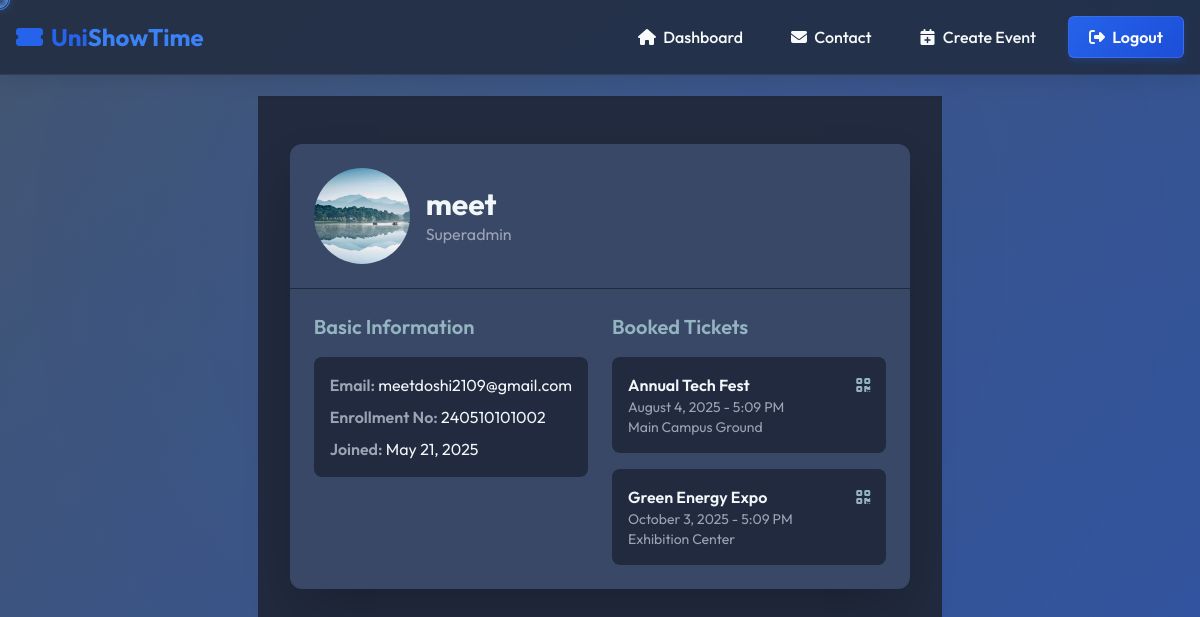
/user/2/details/ (signed in), run on the app's committed database.
### mainapp/models.py (models this page shows, shortened)
class CustomUser(AbstractUser, PermissionsMixin):
    role = models.CharField(max_length=20, choices=ROLE_CHOICES, default='student')
    enrollment_no = models.CharField(max_length=20, unique=True, null=True, blank=True)
    department = models.ForeignKey(Department, on_delete=models.SET_NULL, null=True, blank=True)
    profile_image = models.ImageField(upload_to='profiles/', blank=True, null=True)

class Ticket(models.Model):
    event = models.ForeignKey(Event, on_delete=models.CASCADE)
    user = models.ForeignKey(CustomUser, on_delete=models.CASCADE)
    booked_at = models.DateTimeField(auto_now_add=True)
    qr_code = models.ImageField(upload_to='qrcodes/', blank=True)
    class Meta:
        unique_together = ('event', 'user')

class Event(models.Model):
    CATEGORY_CHOICES = (
        ('seminar', 'Seminar'),
        ('concert', 'Concert'),
        ('stage_event', 'Stage Event'),
        ('educational', 'Educational'),
        ('other', 'Other'),
    )
    title = models.CharField(max_length=200)
    description = models.TextField()
    date = models.DateTimeField(null=True, blank=True)
    location = models.CharField(max_length=200, null=True, blank=True)
    image = models.ImageField(upload_to='event_images/', null=True, blank=True)
    available_tickets = models.IntegerField(default=0)
    ticket_price = models.DecimalField(max_digits=10, decimal_places=2, default=0.00)
    department = models.ForeignKey(Department, on_delete=models.SET_NULL, null=True, blank=True, related_name='events')
    created_by = models.ForeignKey(CustomUser, on_delete=models.CASCADE, related_name='created_events')
    category = models.CharField(max_length=20, choices=CATEGORY_CHOICES, default='other')

### mainapp/views.py (the view)
# urls.py: path('user/<int:user_id>/details/', views.user_details, name='user_details'),
@login_required
def user_details(request, user_id):
    if request.user.role != 'superadmin':
        return HttpResponseForbidden("You don't have permission to view this page.")
    user = get_object_or_404(CustomUser, id=user_id)
    return render(request, 'mainapp/user_details.html', {'user': user})

### mainapp/templates/mainapp/user_details.html (shortened to what this page needs)
{% extends "base.html" %}
{% block content %}
<div class="min-h-screen bg-[#212A3E] py-12 px-4 sm:px-6 lg:px-8">
    <div class="max-w-4xl mx-auto bg-[#394867] rounded-xl shadow-2xl overflow-hidden">
        <div class="p-6 border-b border-[#212A3E]">
            <div class="flex items-center space-x-4">
                {% if user.profile_image %}
                <img src="{{ user.profile_image.url }}" alt="{{ user.username }}" class="w-24 h-24 rounded-full object-cover">
                {% else %}
                <div class="w-24 h-24 rounded-full bg-[#212A3E] flex items-center justify-center">
                    <i class="fas fa-user text-4xl text-[#9BA4B5]"></i>
                </div>
                {% endif %}
                <div>
                    <h1 class="text-3xl font-bold text-[#F1F6F9]">{{ user.username }}</h1>
                    <p class="text-[#9BA4B5]">{{ user.role|title }}</p>
                </div>
            </div>
        </div>
        <div class="p-6 grid grid-cols-1 md:grid-cols-2 gap-6">
            <div class="space-y-4">
                <h3 class="text-xl font-semibold text-[#94B4C1] mb-4">Basic Information</h3>
                <div class="bg-[#212A3E] p-4 rounded-lg space-y-2">
                    <p class="text-[#F1F6F9]">
                        <span class="font-semibold text-[#9BA4B5]">Email:</span>
                        {{ user.email }}
                    </p>
                    {% if user.enrollment_no %}
                    <p class="text-[#F1F6F9]">
                        <span class="font-semibold text-[#9BA4B5]">Enrollment No:</span>
                        {{ user.enrollment_no }}
                    </p>
                    {% endif %}
                    <p class="text-[#F1F6F9]">
                        <span class="font-semibold text-[#9BA4B5]">Joined:</span>
                        {{ user.date_joined|date:"F j, Y" }}
                    </p>
                </div>
            </div>
            <div class="space-y-4">
                <h3 class="text-xl font-semibold text-[#94B4C1] mb-4">Booked Tickets</h3>
                <div class="space-y-4">
                    {% for ticket in user.ticket_set.all %}
                    <div class="bg-[#212A3E] p-4 rounded-lg hover:bg-[#547792] transition">
                        <div class="flex justify-between items-start">
                            <div>
                                <h4 class="text-[#F1F6F9] font-semibold">{{ ticket.event.title }}</h4>
                                <p class="text-sm text-[#9BA4B5]">{{ ticket.event.date|date:"F j, Y - g:i A" }}</p>
                                <p class="text-sm text-[#9BA4B5]">{{ ticket.event.location }}</p>
                            </div>
                            <a href="{% url 'qr_view' ticket.id %}" class="text-[#94B4C1] hover:text-[#ECEFCA]">
                                <i class="fas fa-qrcode"></i>
                            </a>
                        </div>
                    </div>
                    {% empty %}
                    <div class="text-center text-[#9BA4B5] p-4 bg-[#212A3E] rounded-lg">
                        <i class="fas fa-ticket-alt text-3xl mb-2"></i>
                        <p>No tickets booked yet</p>
                    </div>
                    {% endfor %}
                </div>
            </div>
        </div>
    </div>
</div>
{% endblock %}

### mainapp/templates/base.html (style rules this page uses)
:root { --primary: #2563eb; --primary-light: #3b82f6; --primary-dark: #1d4ed8; --secondary: #64748b; --secondary-light: #94a3b8; --secondary-dark: #475569; --dark: #1e293b; --dark-light: #334155; --light: #f8fafc; --accent: #8b5cf6; --accent-light: #a78bfa; --accent-dark: #7c3aed; --success: #10b981; --success-light: #34d399; --success-dark: #059669; --warning: #f59e0b; --warning-light: #fbbf24; --warning-dark: #d97706; --error: #ef4444; --error-light: #f87171; --error-dark: #dc2626; }
body { font-family: 'Outfit', sans-serif; background: var(--dark); color: var(--light); margin: 0; min-height: 100vh; display: flex; flex-direction: column; overflow-x: hidden; }

### data on the page
CustomUser: profile_image (picture), username "meet", role "Superadmin", email "meetdoshi2109@gmail.com", enrollment_no "240510101002", date_joined "May 21, 2025"
Ticket: event "Annual Tech Fest", event "August 4, 2025 - 5:09 PM", event.location "Main Campus Ground"
Ticket: event "Green Energy Expo", event "October 3, 2025 - 5:09 PM", event.location "Exhibition Center"
